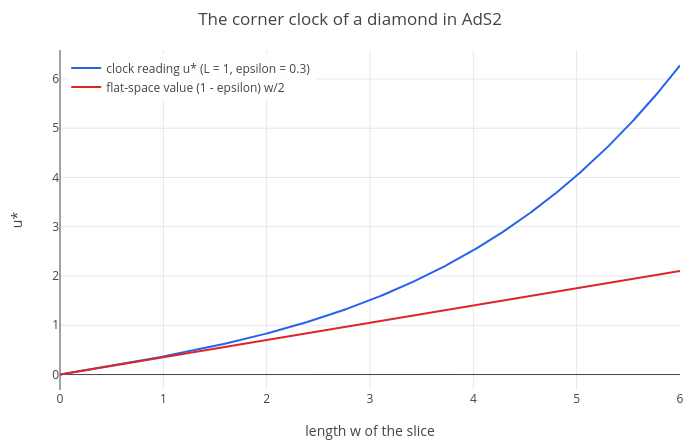

The notebook cell this image was saved under:
### Markdown cell above
For small diamonds, $u_* \approx (1 - \epsilon)w/2$: the clock measures the distance from the cut to the corner, as it
should in nearly flat space. For large ones the curvature makes it grow exponentially:

### Code cell
u1 = subs(subs(ustar, lc, 0.3*w/2), L, 1);
p = plot(u1, w, 0, 6);
p = show(p, plot(0.7*w/2, w, 0, 6));
p = legend(p, "clock reading u* (L = 1, epsilon = 0.3)", "flat-space value (1 - epsilon) w/2");
labels(title(p, "The corner clock of a diamond in AdS2"), "length w of the slice", "u*")

### Figure 1 — Plotly figure (JSON) as saved in the notebook; plotly's stock layout.template omitted (floating-point values rounded to 4 significant figures; data arrays with more than 128 entries replaced by an {"elided": "..."} marker saying what was removed)
{"data": [{"line": {"color": "#2563eb", "width": 2}, "mode": "lines", "name": "clock reading u* (L = 1, epsilon = 0.3)", "type": "scatter", "x": {"elided": "402 float values"}, "y": {"elided": "402 float values"}}, {"line": {"color": "#dc2626", "width": 2}, "mode": "lines", "name": "flat-space value (1 - epsilon) w/2", "type": "scatter", "x": {"elided": "402 float values"}, "y": {"elided": "402 float values"}}], "layout": {"height": 440, "legend": {"bgcolor": "rgba(255,255,255,0.8)", "x": 0.01, "xanchor": "left", "y": 0.99, "yanchor": "top"}, "margin": {"b": 50, "l": 60, "r": 20, "t": 50}, "showlegend": true, "title": {"text": "The corner clock of a diamond in AdS2"}, "width": 700, "xaxis": {"title": {"text": "length w of the slice"}, "zeroline": true}, "yaxis": {"range": [-0.3137, 6.588], "title": {"text": "u*"}, "zeroline": true}}}
